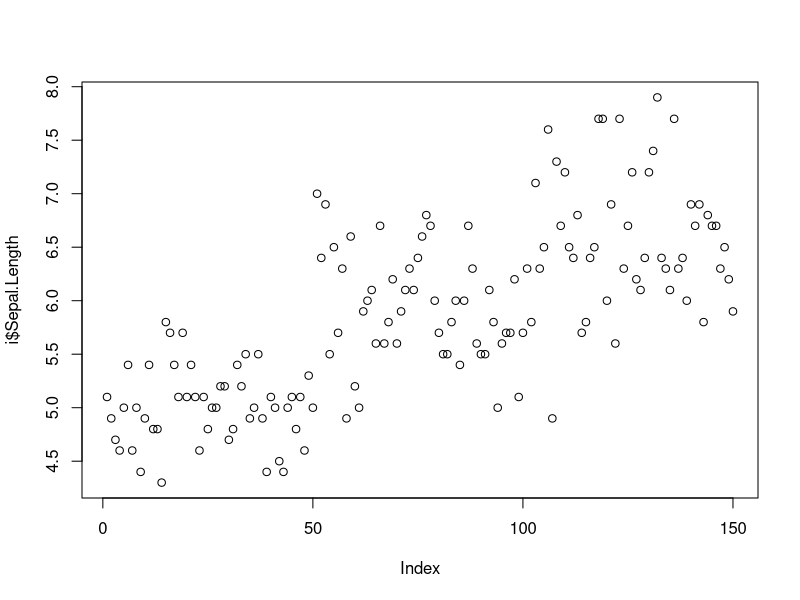
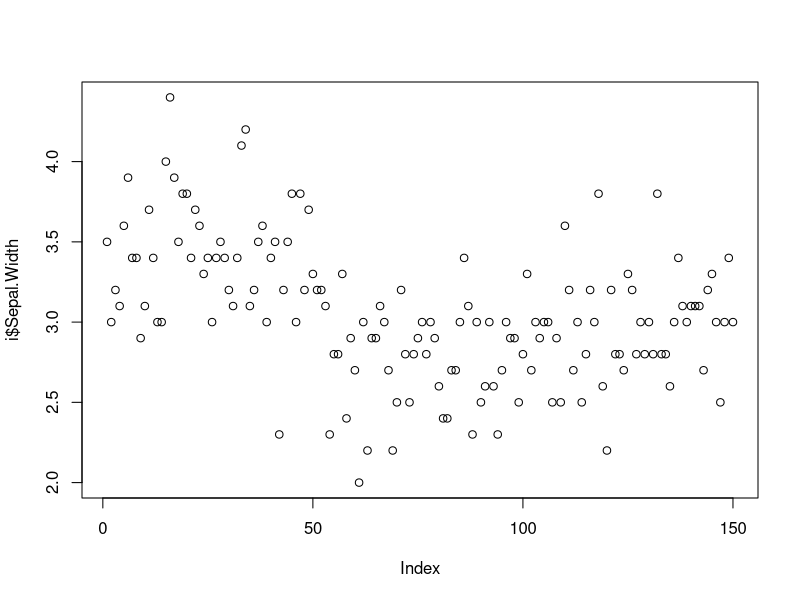
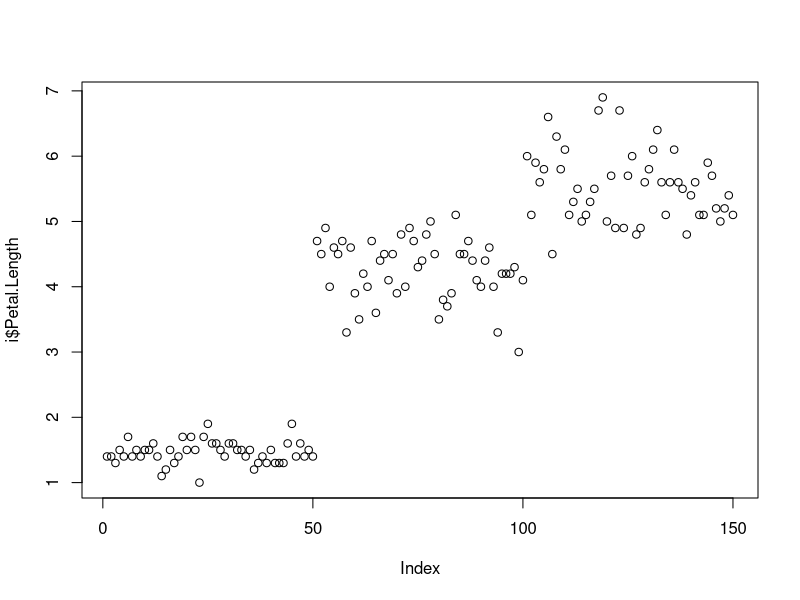
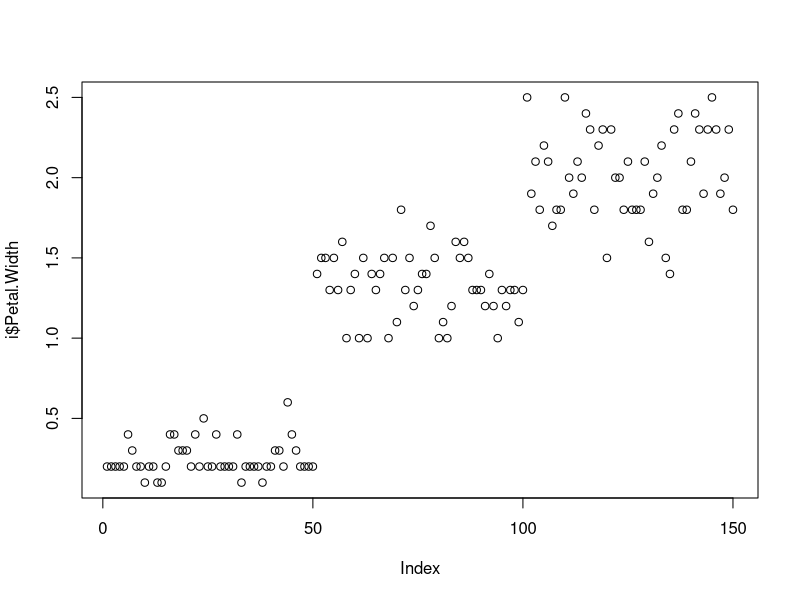
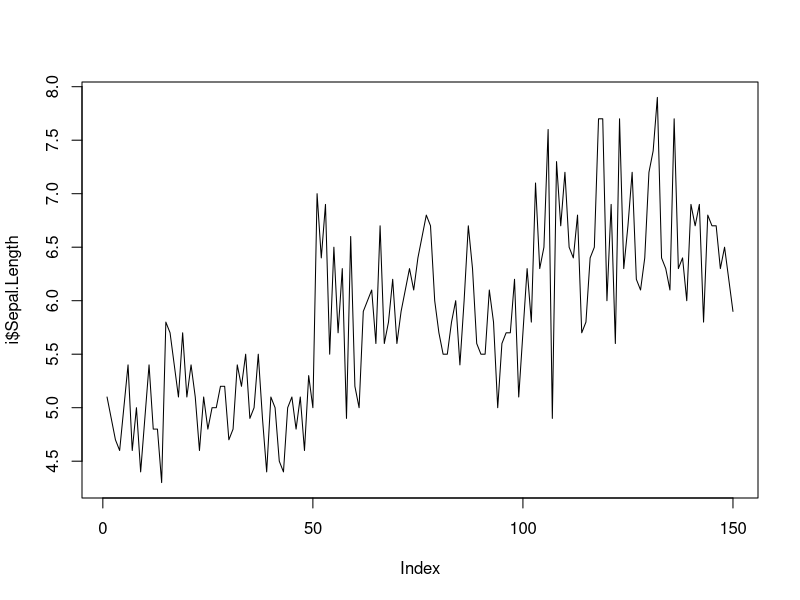
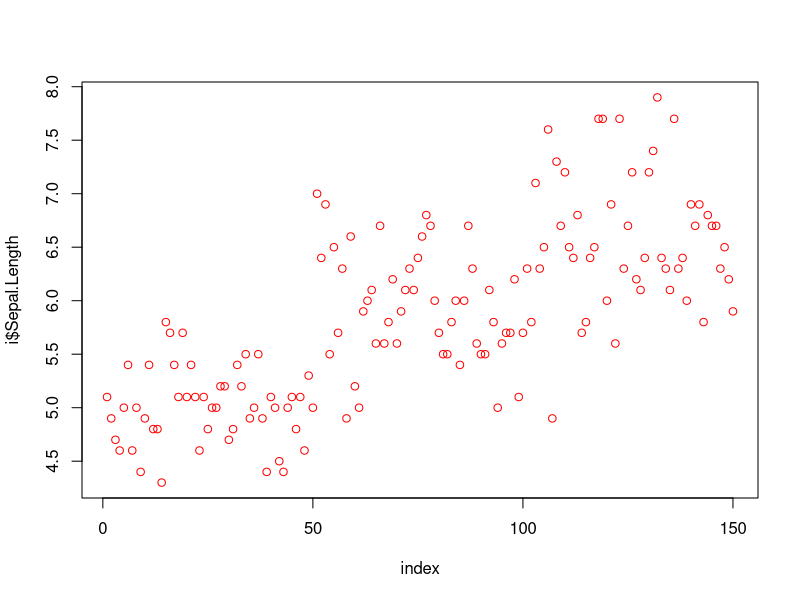
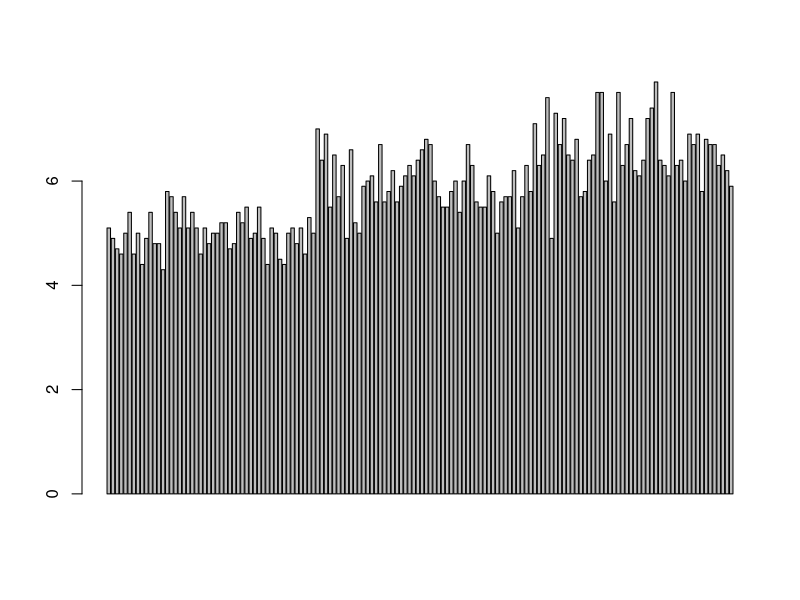
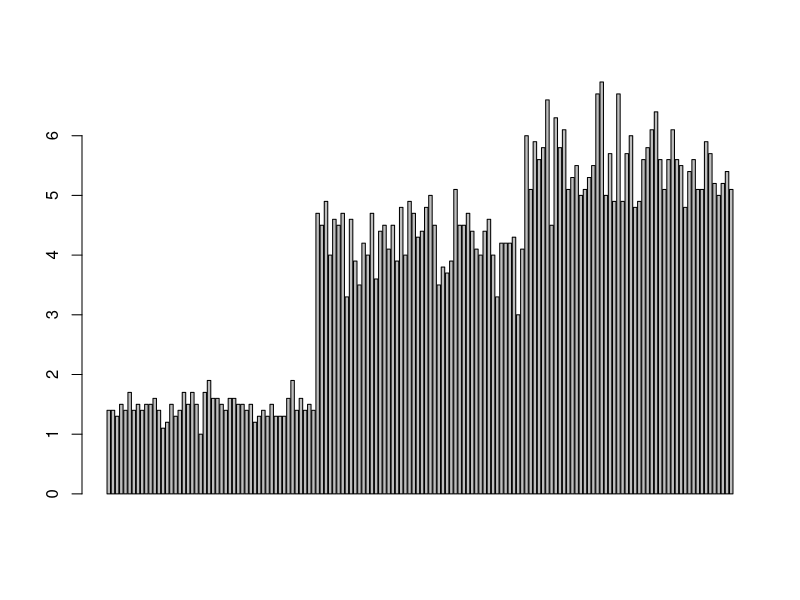

Here is the R script that generated these plots, in order: (Note: this script raises an error after producing the figures.)
i<-datasets::iris
head(i,10)
tail(i,10)
summary(i)
summary(i$Sepal.Length)
summary(i$Sepal.Width)
plot(i$Sepal.Length)
plot(i$Sepal.Width)
plot(i$Petal.Length)
plot(i$Petal.Width)
plot(i$Sepal.Length,type = 'l')
plot(i$Sepal.Length,xlab = 'index',col='red',horiz=TRUE)
barplot(i$Sepal.Length)
barplot(i$Petal.Length)
boxplot(i$Petal.Length)
boxplot(i$Species)
hist(i$Sepal.Length)
plot(i$Sepal.Length)
sd(i$Sepal.Length)
skewness(i$Petal.Width)
kurtosis(i$Species)
